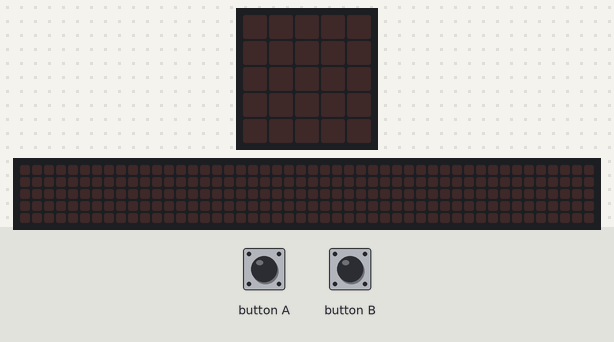
The program below on a simulated BBC micro:bit (MakeCode). Parts: the board's 5×5 LED display, a strip that is not on the board, showing the scrolling text unrolled. The inputs (shaded band) are chosen by the test bench. The 48×5 strip is a reading aid, not a part: it shows the text the display is scrolling, unrolled, one strip-width of it at a time.

Above: at 1.2 s.
1.3 s: button B pressed for 0.15 s
At 3.92 s:
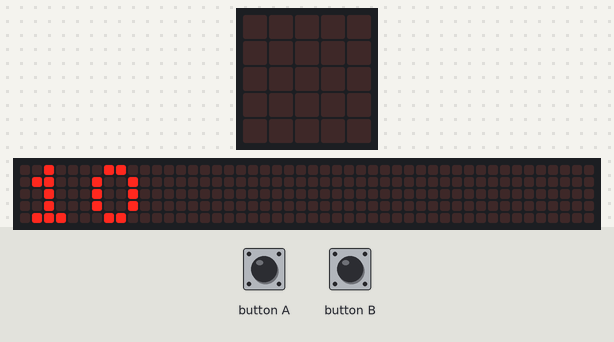
4.3 s: button A pressed for 0.15 s
At 5.0 s:
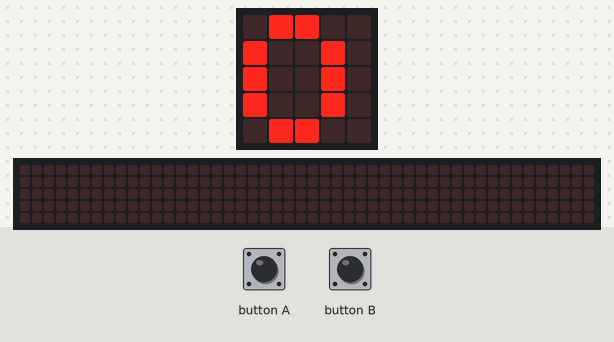
7.3 s: button B pressed for 0.15 s
At 18.57 s:
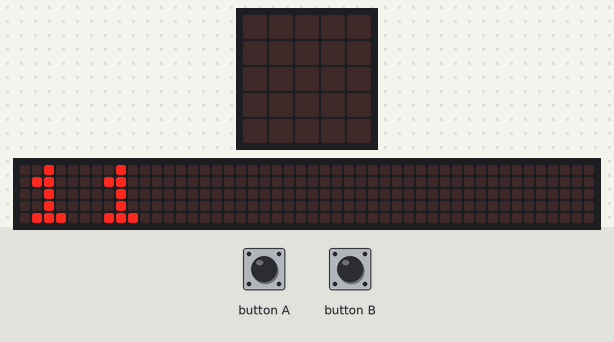

The program:

main.ts
```typescript
let numero = 0
input.onButtonPressed(Button.A, function () {
    numero = 0
    while (numero <= 10) {
        basic.showNumber(numero)
        basic.pause(1000)
        numero += 2
    }
    basic.pause(1000)
    basic.showString("FIM")
    basic.pause(1000)
    basic.clearScreen()
})
input.onButtonPressed(Button.B, function () {
    numero = 10
    while (numero >= 0) {
        basic.showNumber(numero)
        basic.pause(1000)
        numero += -1
    }
    basic.showString("FIM")
    basic.clearScreen()
    basic.pause(1000)
    radio.setGroup(1)
    basic.clearScreen()
})
```

test.ts
```typescript
// testes vão aqui; isto não será compilado quando este pacote for usado como uma extensão.
```

Measured:
- after the input at 1.3 s, the display: changes after 0.15 s (image 1)
- after the input at 7.3 s, the display: first differs from a run without the input after 2.5 s (image 3 shows a later state)
- what the display in image 1 shows lasts 0.5 s, from 3.7 s to 4.2 s
- what the display in image 2 shows lasts 0.7 s, from 4.5 s to 5.2 s
